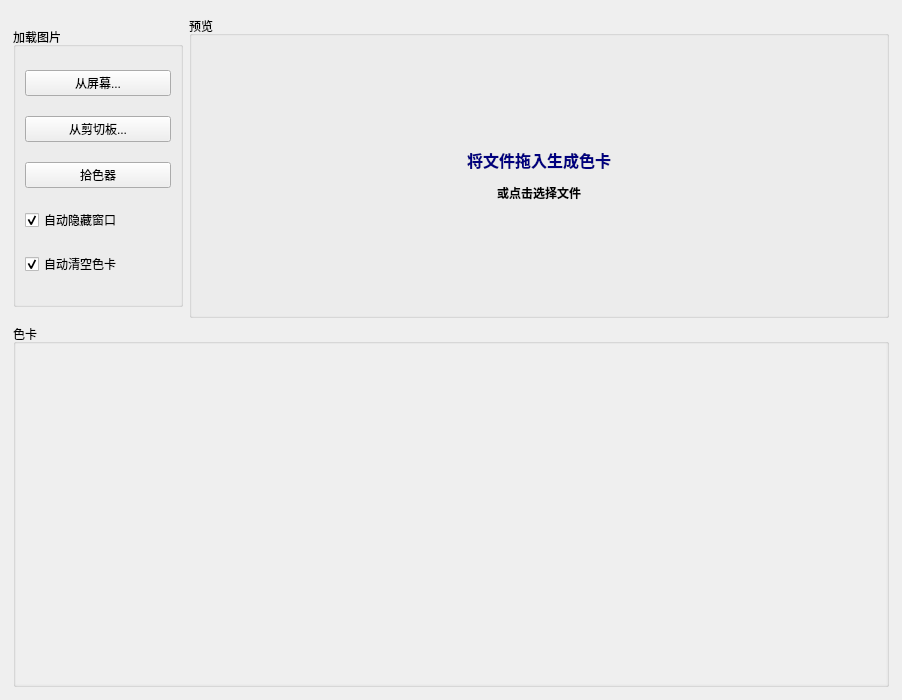
<?xml version="1.0" encoding="UTF-8"?>
<ui version="4.0">
 <class>MainWidget</class>
 <widget class="QWidget" name="MainWidget">
  <property name="geometry">
   <rect>
    <x>0</x>
    <y>0</y>
    <width>900</width>
    <height>700</height>
   </rect>
  </property>
  <property name="sizePolicy">
   <sizepolicy hsizetype="Preferred" vsizetype="Preferred">
    <horstretch>8</horstretch>
    <verstretch>6</verstretch>
   </sizepolicy>
  </property>
  <property name="maximumSize">
   <size>
    <width>16777215</width>
    <height>16777215</height>
   </size>
  </property>
  <property name="sizeIncrement">
   <size>
    <width>8</width>
    <height>6</height>
   </size>
  </property>
  <property name="baseSize">
   <size>
    <width>900</width>
    <height>653</height>
   </size>
  </property>
  <property name="windowTitle">
   <string>iTint 0.0.1_alpha</string>
  </property>
  <layout class="QHBoxLayout" name="horizontalLayout_3">
   <item>
    <layout class="QVBoxLayout" name="verticalLayout">
     <property name="leftMargin">
      <number>2</number>
     </property>
     <property name="topMargin">
      <number>5</number>
     </property>
     <property name="rightMargin">
      <number>2</number>
     </property>
     <property name="bottomMargin">
      <number>2</number>
     </property>
     <item>
      <layout class="QHBoxLayout" name="horizontalLayout">
       <item>
        <widget class="QGroupBox" name="groupBox">
         <property name="sizePolicy">
          <sizepolicy hsizetype="Fixed" vsizetype="MinimumExpanding">
           <horstretch>0</horstretch>
           <verstretch>0</verstretch>
          </sizepolicy>
         </property>
         <property name="minimumSize">
          <size>
           <width>170</width>
           <height>0</height>
          </size>
         </property>
         <property name="maximumSize">
          <size>
           <width>170</width>
           <height>280</height>
          </size>
         </property>
         <property name="title">
          <string>加载图片</string>
         </property>
         <property name="alignment">
          <set>Qt::AlignLeading|Qt::AlignLeft|Qt::AlignTop</set>
         </property>
         <property name="flat">
          <bool>false</bool>
         </property>
         <layout class="QVBoxLayout" name="verticalLayout_3">
          <item>
           <widget class="QPushButton" name="btnFromScan">
            <property name="text">
             <string>从屏幕...</string>
            </property>
           </widget>
          </item>
          <item>
           <widget class="QPushButton" name="btnFromClipboard">
            <property name="text">
             <string>从剪切板...</string>
            </property>
           </widget>
          </item>
          <item>
           <widget class="QPushButton" name="btnColorPickup">
            <property name="text">
             <string>拾色器</string>
            </property>
           </widget>
          </item>
          <item>
           <widget class="QCheckBox" name="cBtnAutoHide">
            <property name="text">
             <string>自动隐藏窗口</string>
            </property>
            <property name="checked">
             <bool>true</bool>
            </property>
           </widget>
          </item>
          <item>
           <widget class="QCheckBox" name="cBtnAutoClear">
            <property name="text">
             <string>自动清空色卡</string>
            </property>
            <property name="checked">
             <bool>true</bool>
            </property>
           </widget>
          </item>
         </layout>
        </widget>
       </item>
       <item>
        <widget class="QGroupBox" name="imagePreview">
         <property name="sizePolicy">
          <sizepolicy hsizetype="Expanding" vsizetype="MinimumExpanding">
           <horstretch>4</horstretch>
           <verstretch>0</verstretch>
          </sizepolicy>
         </property>
         <property name="minimumSize">
          <size>
           <width>700</width>
           <height>280</height>
          </size>
         </property>
         <property name="title">
          <string>预览</string>
         </property>
         <layout class="QHBoxLayout" name="horizontalLayout_2">
          <item>
           <widget class="QLabel" name="labelImagePreview">
            <property name="sizePolicy">
             <sizepolicy hsizetype="Expanding" vsizetype="Expanding">
              <horstretch>0</horstretch>
              <verstretch>0</verstretch>
             </sizepolicy>
            </property>
            <property name="minimumSize">
             <size>
              <width>600</width>
              <height>260</height>
             </size>
            </property>
            <property name="text">
             <string>&lt;html&gt;&lt;head/&gt;&lt;body&gt;&lt;p align=&quot;center&quot;&gt;&lt;span style=&quot; font-size:12pt; font-weight:600; color:#00007f;&quot;&gt;将文件拖入生成色卡&lt;/span&gt;&lt;/p&gt;&lt;p align=&quot;center&quot;&gt;&lt;span style=&quot; font-weight:600;&quot;&gt;或点击选择文件&lt;/span&gt;&lt;/p&gt;&lt;/body&gt;&lt;/html&gt;</string>
            </property>
            <property name="textFormat">
             <enum>Qt::AutoText</enum>
            </property>
            <property name="scaledContents">
             <bool>false</bool>
            </property>
            <property name="alignment">
             <set>Qt::AlignCenter</set>
            </property>
           </widget>
          </item>
         </layout>
        </widget>
       </item>
      </layout>
     </item>
     <item>
      <widget class="QGroupBox" name="frameColorDisplay">
       <property name="sizePolicy">
        <sizepolicy hsizetype="Expanding" vsizetype="Preferred">
         <horstretch>0</horstretch>
         <verstretch>0</verstretch>
        </sizepolicy>
       </property>
       <property name="minimumSize">
        <size>
         <width>875</width>
         <height>360</height>
        </size>
       </property>
       <property name="title">
        <string>色卡</string>
       </property>
       <property name="flat">
        <bool>false</bool>
       </property>
       <layout class="QVBoxLayout" name="verticalLayout_2">
        <property name="leftMargin">
         <number>0</number>
        </property>
        <property name="topMargin">
         <number>0</number>
        </property>
        <property name="rightMargin">
         <number>0</number>
        </property>
        <property name="bottomMargin">
         <number>0</number>
        </property>
        <item>
         <widget class="QScrollArea" name="scrollArea">
          <property name="sizePolicy">
           <sizepolicy hsizetype="Expanding" vsizetype="MinimumExpanding">
            <horstretch>0</horstretch>
            <verstretch>0</verstretch>
           </sizepolicy>
          </property>
          <property name="minimumSize">
           <size>
            <width>0</width>
            <height>340</height>
           </size>
          </property>
          <property name="maximumSize">
           <size>
            <width>16777215</width>
            <height>340</height>
           </size>
          </property>
          <property name="frameShape">
           <enum>QFrame::NoFrame</enum>
          </property>
          <property name="lineWidth">
           <number>1</number>
          </property>
          <property name="widgetResizable">
           <bool>true</bool>
          </property>
          <widget class="QWidget" name="colorDisplayContent">
           <property name="geometry">
            <rect>
             <x>0</x>
             <y>0</y>
             <width>872</width>
             <height>340</height>
            </rect>
           </property>
          </widget>
         </widget>
        </item>
       </layout>
      </widget>
     </item>
    </layout>
   </item>
  </layout>
 </widget>
 <resources/>
 <connections/>
</ui>
